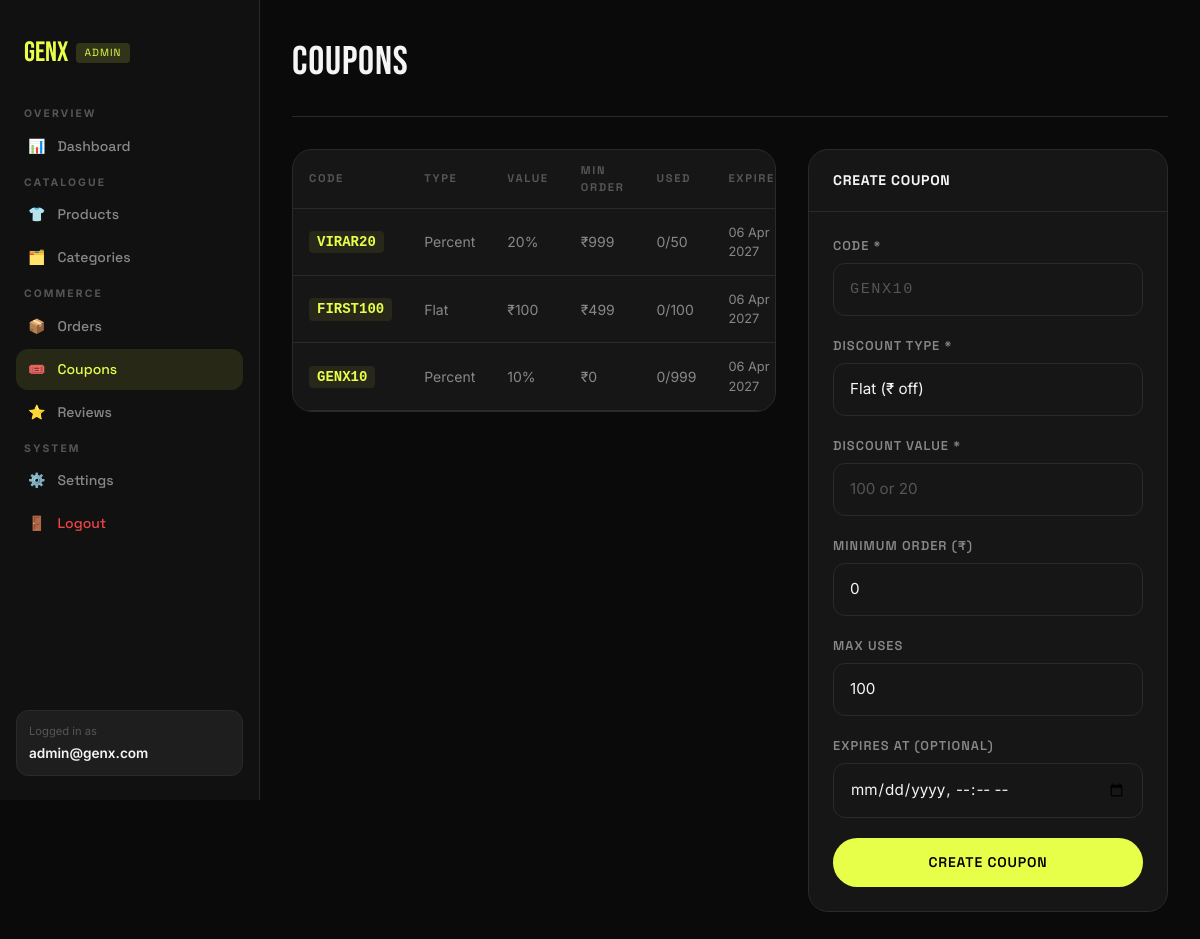
Page /admin/coupons (signed in) on the committed database.
### app/models/admin_user.py (models this page shows, shortened)
class AdminUser(db.Model, UserMixin):
    __tablename__ = "admin_users"
    id            = db.Column(db.Integer, primary_key=True)
    email         = db.Column(db.String(200), unique=True, nullable=False)
    password_hash = db.Column(db.String(300), nullable=False)
    name          = db.Column(db.String(150), default="Admin")

### app/models/coupon.py (models this page shows, shortened)
class Coupon(db.Model):
    __tablename__ = "coupons"
    id               = db.Column(db.Integer, primary_key=True)
    code             = db.Column(db.String(50), unique=True, nullable=False)
    discount_type    = db.Column(db.String(10), nullable=False)   # "flat" | "percent"
    discount_value   = db.Column(db.Float, nullable=False)
    min_order_amount = db.Column(db.Float, default=0.0)
    max_uses         = db.Column(db.Integer, default=1)
    used_count       = db.Column(db.Integer, default=0)
    expires_at       = db.Column(db.DateTime, nullable=True)
    is_active        = db.Column(db.Boolean, default=True)
    orders = db.relationship("Order", backref="coupon", lazy="dynamic")

### app/routes/admin.py (the view)
@admin_bp.route("/coupons")
@login_required
def coupons():
    return render_template("admin/coupons.html", coupons=Coupon.query.order_by(Coupon.id.desc()).all())

### app/models/admin_user.py (called while the page is built)
@login_manager.user_loader
def load_user(user_id):
    return AdminUser.query.get(int(user_id))

### app/templates/admin/coupons.html (shortened to what this page needs)
{% extends "admin/layout.html" %}
{% block content %}
<div class="admin-topbar">
  <h1 class="admin-page-title">COUPONS</h1>
</div>
<div style="display:grid; grid-template-columns:1fr 360px; gap:2rem; align-items:start;">
  <div class="admin-card">
    <div class="table-responsive">
      <table class="data-table">
        <thead>
          <tr>
            <th>Code</th>
            <th>Type</th>
            <th>Value</th>
            <th>Min Order</th>
            <th>Used</th>
            <th>Expires</th>
          </tr>
        </thead>
        <tbody>
          {% for c in coupons %}
          <tr>
            <td>
              <span
                style="font-family:monospace; font-size:0.875rem; font-weight:700; color:var(--accent); background:rgba(232,255,74,0.08); padding:0.2rem 0.5rem; border-radius:4px;">{{
                c.code }}</span>
            </td>
            <td>{{ c.discount_type.title() }}</td>
            <td>{{ ('₹' ~ c.discount_value|int) if c.discount_type == 'flat' else (c.discount_value|int ~ '%') }}</td>
            <td>₹{{ c.min_order_amount|int }}</td>
            <td style="color:{% if c.used_count >= c.max_uses %}var(--error){% else %}var(--text-muted){% endif %};">
              {{ c.used_count }}/{{ c.max_uses }}
            </td>
            <td style="font-size:0.8rem; color:var(--text-muted);">
              {{ c.expires_at.strftime('%d %b %Y') if c.expires_at else '—' }}
            </td>
          </tr>
          {% else %}
          <tr>
            <td colspan="8" style="text-align:center; padding:3rem; color:var(--text-dim);">No coupons yet.</td>
          </tr>
          {% endfor %}
        </tbody>
      </table>
    </div>
  </div>
  <div class="admin-card">
    <div class="admin-card-header">
      <span
        style="font-family:var(--font-ui); font-weight:700; font-size:0.875rem; text-transform:uppercase; letter-spacing:0.05em;">Create
        Coupon</span>
    </div>
    <div style="padding:1.5rem;">
      <form method="POST" action="{{ url_for('admin.add_coupon') }}">
        <div class="form-group">
          <label class="form-label">Code *</label>
          <input type="text" name="code" class="form-input" required placeholder="GENX10"
            style="text-transform:uppercase; letter-spacing:0.1em; font-family:monospace;">
        </div>
        <div class="form-group">
          <label class="form-label">Discount Type *</label>
          <select name="discount_type" class="form-input">
            <option value="flat">Flat (₹ off)</option>
          </select>
        </div>
        <div class="form-group">
          <label class="form-label">Discount Value *</label>
          <input type="number" name="discount_value" class="form-input" required step="0.01" placeholder="100 or 20">
        </div>
        <div class="form-group">
          <label class="form-label">Minimum Order (₹)</label>
          <input type="number" name="min_order_amount" class="form-input" value="0" placeholder="0">
        </div>
        <div class="form-group">
          <label class="form-label">Max Uses</label>
          <input type="number" name="max_uses" class="form-input" value="100" placeholder="100">
        </div>
        <div class="form-group">
          <label class="form-label">Expires At (optional)</label>
          <input type="datetime-local" name="expires_at" class="form-input">
        </div>
        <button type="submit" class="btn btn-primary" style="width:100%; justify-content:center;">Create Coupon</button>
      </form>
    </div>
  </div>
</div>
{% endblock %}

### app/templates/admin/layout.html (shortened to what this page needs)
<!DOCTYPE html>
<html lang="en">
<head>
  <script src="https://cdn.tailwindcss.com"></script>
  <link rel="stylesheet" href="{{ url_for('static', filename='css/custom.css') }}">
</head>
<body style="background:var(--bg-primary); color:var(--text-primary);">
<aside class="admin-sidebar">
  <div class="admin-logo">
    <span>{{ BRAND_NAME }}</span>
    <span style="font-size:0.65rem; background:rgba(232,255,74,0.15); color:var(--accent); padding:0.15rem 0.5rem; border-radius:4px; letter-spacing:0.1em; font-family:var(--font-ui);">ADMIN</span>
  </div>
  <div class="admin-nav-section">
    <div class="admin-nav-label">Overview</div>
    <a href="{{ url_for('admin.dashboard') }}" class="admin-nav-link {% if request.endpoint == 'admin.dashboard' %}active{% endif %}">
      <span>📊</span> Dashboard
    </a>
  </div>
  <div class="admin-nav-section">
    <div class="admin-nav-label">Catalogue</div>
    <a href="{{ url_for('admin.products') }}" class="admin-nav-link {% if 'admin.product' in request.endpoint %}active{% endif %}">
      <span>👕</span> Products
    </a>
    <a href="{{ url_for('admin.categories') }}" class="admin-nav-link {% if 'admin.categor' in request.endpoint %}active{% endif %}">
      <span>🗂️</span> Categories
    </a>
  </div>
  <div class="admin-nav-section">
    <div class="admin-nav-label">Commerce</div>
    <a href="{{ url_for('admin.orders') }}" class="admin-nav-link {% if 'admin.order' in request.endpoint %}active{% endif %}">
      <span>📦</span> Orders
    </a>
    <a href="{{ url_for('admin.coupons') }}" class="admin-nav-link {% if 'admin.coupon' in request.endpoint %}active{% endif %}">
      <span>🎟️</span> Coupons
    </a>
    <a href="{{ url_for('admin.reviews_list') }}" class="admin-nav-link {% if 'admin.review' in request.endpoint %}active{% endif %}">
      <span>⭐</span> Reviews
    </a>
  </div>
  <div class="admin-nav-section">
    <div class="admin-nav-label">System</div>
    <a href="{{ url_for('admin.settings') }}" class="admin-nav-link {% if 'admin.settings' in request.endpoint %}active{% endif %}">
      <span>⚙️</span> Settings
    </a>
    <a href="{{ url_for('admin.logout') }}" class="admin-nav-link" style="color:var(--error);">
      <span>🚪</span> Logout
    </a>
  </div>
  <div style="position:absolute; bottom:1.5rem; left:1rem; right:1rem; padding:0.75rem; background:var(--bg-hover); border-radius:var(--radius); border:1px solid var(--border);">
    <div style="font-size:0.7rem; color:var(--text-dim);">Logged in as</div>
    <div style="font-size:0.85rem; font-weight:600; color:var(--text-primary); margin-top:0.15rem;">{{ current_user.email }}</div>
  </div>
</aside>
<div class="admin-content">
  {% block content %}{% endblock %}
</div>
</body>
</html>

### app/static/css/custom.css (style rules this page uses)
:root { --bg-primary: #0a0a0a; --bg-secondary: #111111; --bg-card: #161616; --bg-hover: #1e1e1e; --accent: #e8ff4a; --accent-hover: #d4eb00; --accent-dark: #9fb800; --text-primary: #f5f5f5; --text-muted: #888888; --text-dim: #555555; --border: #2a2a2a; --border-hover: #444444; --success: #22c55e; --error: #ef4444; --warning: #f59e0b; --radius: 12px; --radius-lg: 20px; --shadow: 0 4px 24px rgba(0,0,0,0.5); --shadow-card: 0 8px 40px rgba(0,0,0,0.6); --transition: 0.3s cubic-bezier(0.4, 0, 0.2, 1); --font-display: 'Bebas Neue', sans-serif; --font-body: 'Inter', sans-serif; --font-ui: 'Space Grotesk', sans-serif; }
*, *::before, *::after { box-sizing: border-box; margin: 0; padding: 0; }
html { scroll-behavior: smooth; font-size: 16px; }
body { background-color: var(--bg-primary); color: var(--text-primary); font-family: var(--font-body); line-height: 1.6; overflow-x: hidden; -webkit-font-smoothing: antialiased; }
.btn { display: inline-flex; align-items: center; gap: 0.5rem; padding: 0.875rem 2rem; border-radius: 100px; font-family: var(--font-ui); font-size: 0.875rem; font-weight: 600; letter-spacing: 0.06em; text-transform: uppercase; text-decoration: none; cursor: pointer; border: none; transition: all var(--transition); }
.btn-primary { background: var(--accent); color: #000; }
.form-group { margin-bottom: 1.25rem; }
.form-label { display: block; font-family: var(--font-ui); font-size: 0.8rem; font-weight: 600; letter-spacing: 0.08em; text-transform: uppercase; color: var(--text-muted); margin-bottom: 0.5rem; }
.form-input { width: 100%; background: var(--bg-card); border: 1px solid var(--border); color: var(--text-primary); padding: 0.875rem 1rem; border-radius: var(--radius); font-family: var(--font-body); font-size: 0.95rem; transition: border-color var(--transition), box-shadow var(--transition); outline: none; appearance: none; }
.form-input::placeholder { color: var(--text-dim); }
.admin-sidebar { width: 260px; background: var(--bg-secondary); border-right: 1px solid var(--border); min-height: 100vh; position: fixed; top: 0; left: 0; padding: 2rem 0; z-index: 100; }
.admin-logo { font-family: var(--font-display); font-size: 1.75rem; color: var(--accent); padding: 0 1.5rem; margin-bottom: 2rem; display: flex; align-items: center; gap: 0.5rem; }
.admin-nav-section { padding: 0 1rem; margin-bottom: 0.5rem; }
.admin-nav-label { font-size: 0.65rem; font-weight: 700; letter-spacing: 0.2em; text-transform: uppercase; color: var(--text-dim); padding: 0 0.5rem; margin-bottom: 0.25rem; }
.admin-nav-link { display: flex; align-items: center; gap: 0.75rem; padding: 0.625rem 0.75rem; border-radius: var(--radius); color: var(--text-muted); text-decoration: none; font-family: var(--font-ui); font-size: 0.875rem; font-weight: 500; transition: all var(--transition); margin-bottom: 0.125rem; }
.admin-nav-link.active { background: rgba(232,255,74,0.1); color: var(--accent); }
.admin-content { margin-left: 260px; padding: 2rem; min-height: 100vh; }
.admin-topbar { display: flex; align-items: center; justify-content: space-between; margin-bottom: 2rem; padding-bottom: 1.5rem; border-bottom: 1px solid var(--border); }
.admin-page-title { font-family: var(--font-display); font-size: 2.5rem; letter-spacing: 0.02em; }
.data-table { width: 100%; border-collapse: collapse; font-size: 0.875rem; }
.data-table th { text-align: left; padding: 0.75rem 1rem; border-bottom: 1px solid var(--border); font-family: var(--font-ui); font-size: 0.7rem; font-weight: 700; letter-spacing: 0.15em; text-transform: uppercase; color: var(--text-dim); }
.data-table td { padding: 0.875rem 1rem; border-bottom: 1px solid var(--border); color: var(--text-muted); vertical-align: middle; }
.admin-card { background: var(--bg-card); border: 1px solid var(--border); border-radius: var(--radius-lg); overflow: hidden; margin-bottom: 2rem; }
.admin-card-header { padding: 1.25rem 1.5rem; border-bottom: 1px solid var(--border); display: flex; align-items: center; justify-content: space-between; }
.table-responsive { width: 100%; overflow-x: auto; }

### rows in the picture
AdminUser: email "admin@genx.com"
Coupon: code "VIRAR20", discount_type "Percent", discount_type+discount_value "20%", min_order_amount "999", used_count "0", max_uses "50", expires_at "06 Apr 2027"
Coupon: code "FIRST100", discount_type "Flat", discount_type+discount_value "₹100", min_order_amount "499", used_count "0", max_uses "100", expires_at "06 Apr 2027"
Coupon: code "GENX10", discount_type "Percent", discount_type+discount_value "10%", min_order_amount "0", used_count "0", max_uses "999", expires_at "06 Apr 2027"

### other values in the picture
{{ BRAND_NAME }} "GenX"
